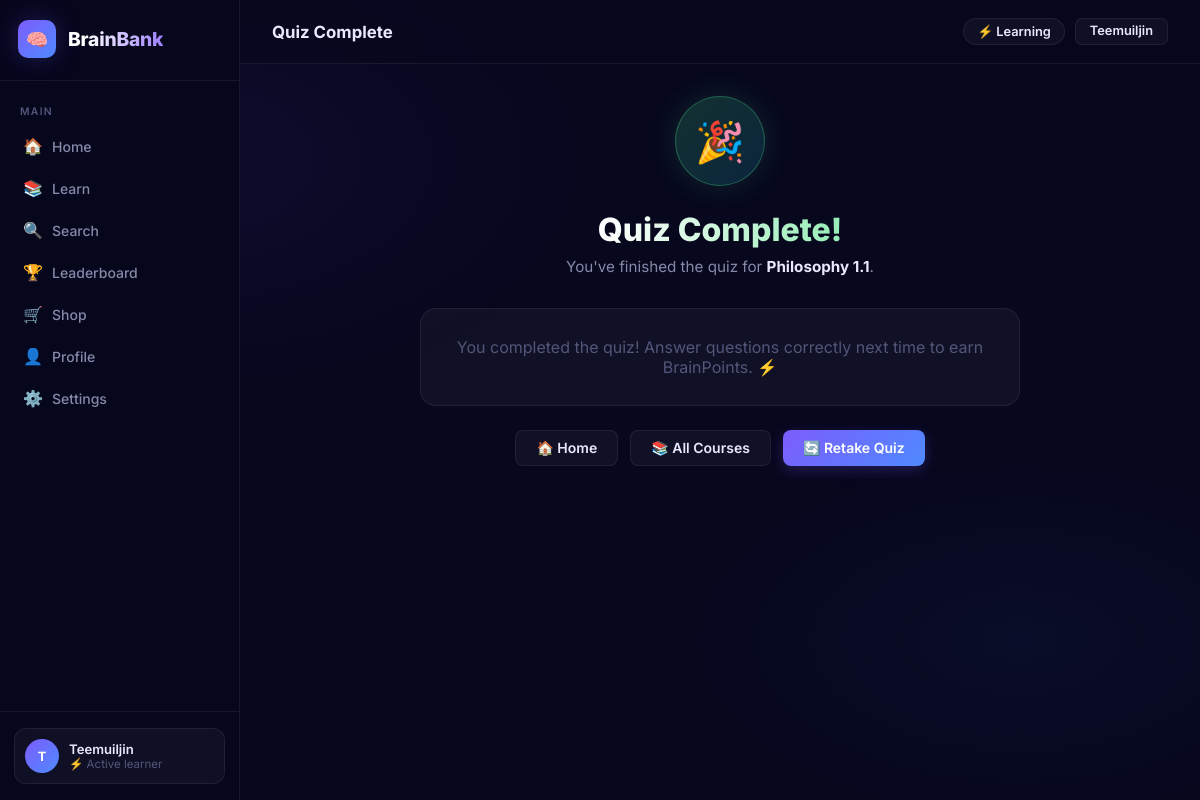
Before: /quiz/5/5/ (signed in) with the older database file.
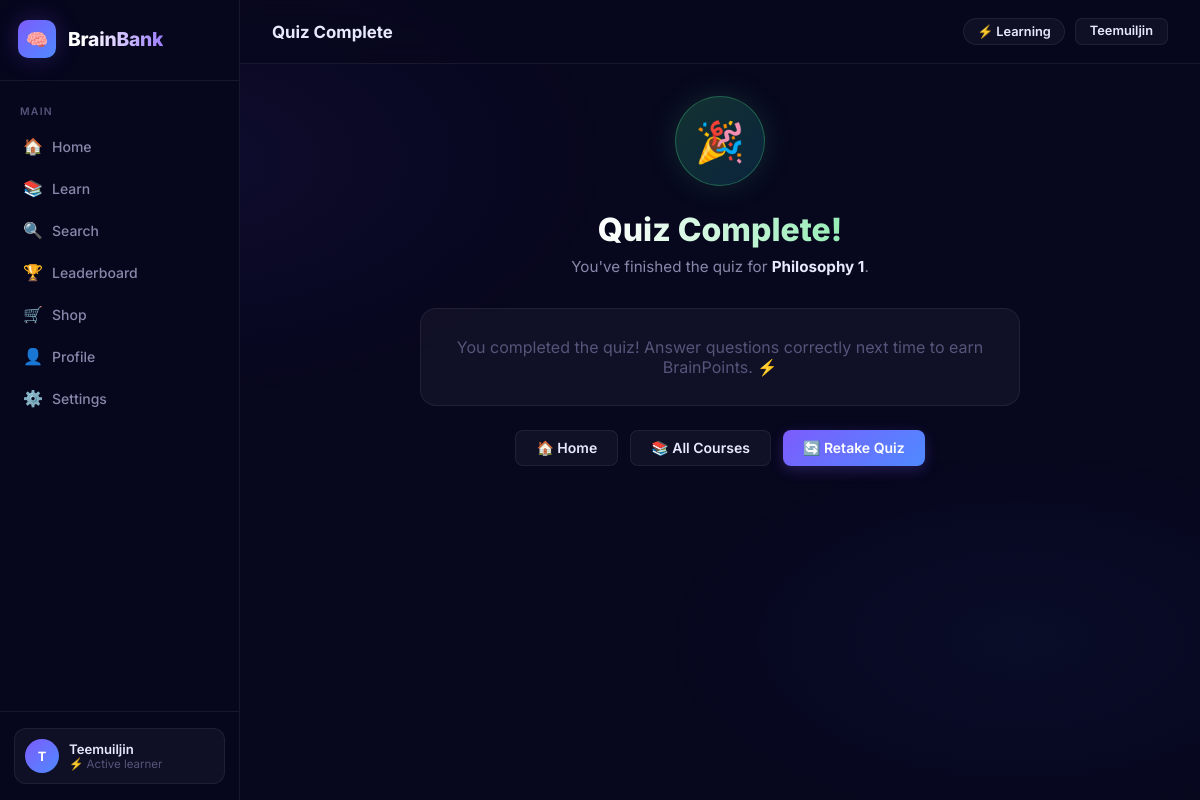
After: the same page with the newer database file.
### courses/models.py (models this page shows, shortened)
class Course(models.Model):
    title = models.CharField(max_length=200)
    description = models.TextField()
    duration = models.IntegerField(help_text="Duration in minutes", default=30)
    level = models.CharField(max_length=50, choices=[
        ('Beginner', 'Beginner'),
        ('Intermediate', 'Intermediate'),
        ('Advanced', 'Advanced')
    ], default='Beginner')
    content = models.TextField(blank=True, null=True, help_text="Full HTML content for this course")

### courses/views.py (the view, shortened to what this page needs)
# urls.py: path('quiz/<int:course_id>/<int:question_number>/', views.quiz_view, name='quiz'),
@login_required
def quiz_view(request, course_id, question_number=1):
    course = get_object_or_404(Course.objects.select_related('quiz'), pk=course_id)
    quiz = get_object_or_404(Quiz.objects.prefetch_related('questions__options'), course=course)
    questions = quiz.questions.select_related().prefetch_related('options').order_by('id')
    total_questions = questions.count()
    points_per_correct = 50
    if 'score' not in request.session:
        request.session['score'] = 0
    if question_number > total_questions:
        score = request.session.get('score', 0)
        gained_points = score * points_per_correct
        if 'score' in request.session:
            del request.session['score']
        try:
            player_profile, created = PlayerProfile.objects.get_or_create(user=request.user)
            CompletedQuiz.objects.get_or_create(player=player_profile, course=course)
        except Exception as e:
            import logging
            logger = logging.getLogger(__name__)
            logger.error(f"Error in quiz completion for user {request.user.id}: {e}")
            messages.error(request, "An error occurred while saving your progress.")
            return redirect('course_detail', pk=course_id)
        today = date.today()
        from django.utils import timezone
        should_maintain_streak = (
            player_profile.last_activity_date in (today, today - timedelta(days=1)) or
            (player_profile.streak_freeze_count > 0 and player_profile.last_activity_date == today - timedelta(days=2))
        )
        if should_maintain_streak:
            if (player_profile.streak_freeze_count > 0 and
                player_profile.last_activity_date == today - timedelta(days=2)):
                player_profile.streak_freeze_count -= 1
                messages.info(request, "❄️ Streak freeze used! Your streak continues.")
            streak_increment = 1
            if (player_profile.fired_up_streak_until and
                timezone.now() < player_profile.fired_up_streak_until):
                streak_increment = 3
                messages.info(request, "🔥 Fired up streak active! +3 streak days!")
            player_profile.current_streak = (player_profile.current_streak or 0) + streak_increment
        else:
            player_profile.current_streak = 1
        if player_profile.current_streak > (player_profile.longest_streak or 0):
            player_profile.longest_streak = player_profile.current_streak
        player_profile.last_activity_date = today
        player_profile.save()
        update_leaderboard_entry(player_profile)
        return render(request, 'quiz_complete.html', {
            'course': course,
            'score': score,
            'total_questions': total_questions,
            'gained_points': gained_points,
            'player_profile': player_profile,
        })

### courses/context_processors.py (called while the page is built)
def active_effects(request):
    if request.user.is_authenticated:
        try:
            player_profile = PlayerProfile.objects.get(user=request.user)
            effects = []
            now = timezone.now()
            if player_profile.streak_freeze_count > 0:
                effects.append('❄️')
            if (player_profile.fired_up_streak_until and
                now < player_profile.fired_up_streak_until):
                effects.append('🔥')
            if (player_profile.experience_festival_until and
                now < player_profile.experience_festival_until):
                effects.append('🎉')
            return {'active_effects': effects}
        except PlayerProfile.DoesNotExist:
            pass
    return {'active_effects': []}

### courses/views.py (called while the page is built)
def update_leaderboard_entry(player_profile):
    if player_profile.points > 0:
        entry, created = LeaderboardEntry.objects.get_or_create(
            name=player_profile.user.username,
            defaults={'score': 0}
        )
        if entry.score != player_profile.points:
            entry.score = player_profile.points
            entry.save()

### courses/templates/quiz_complete.html (shortened to what this page needs)
{% extends "base.html" %}
{% block page_title %}Quiz Complete{% endblock %}
{% block content %}
<div class="complete-wrap">
    <div class="complete-icon">🎉</div>
    <h1 class="complete-title">Quiz Complete!</h1>
    <p class="complete-sub">
        You've finished the quiz for <strong>{{ course.title }}</strong>.
    </p>
    {% if score %}
    <div class="score-display">
        <div class="score-metric">
            <div class="score-metric-label">Final Score</div>
            <div class="score-metric-value green">{{ score }}<span style="font-size:1rem;font-weight:500;color:var(--text-muted);">/{{ total_questions }}</span></div>
        </div>
        <div class="score-metric">
            <div class="score-metric-label">Points Earned</div>
            <div class="score-metric-value yellow">+{{ gained_points }}<span style="font-size:1rem;font-weight:500;color:var(--text-muted);"> ⚡</span></div>
        </div>
    </div>
    {% else %}
    <div class="card" style="margin-bottom:24px;padding:28px;">
        <p style="color:var(--text-muted);">You completed the quiz! Answer questions correctly next time to earn BrainPoints. ⚡</p>
    </div>
    {% endif %}
    <div class="complete-actions">
        <a href="{% url 'home' %}" class="btn btn-ghost">🏠 Home</a>
        <a href="{% url 'course_list' %}" class="btn btn-ghost">📚 All Courses</a>
        <a href="{% url 'quiz' course.id 1 %}" class="btn btn-primary">🔄 Retake Quiz</a>
    </div>
</div>
{% endblock %}

Changed rows visible on the page:
changed Course: title "Philosophy 1.1" → "Philosophy 1"
